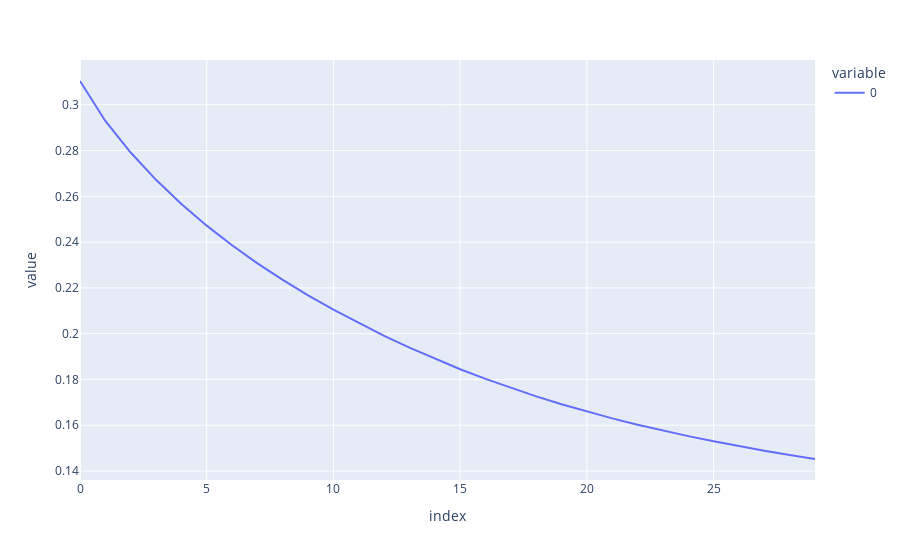

This figure's notebook cell:
### Code cell
px.line(error)

### Figure 1 — Plotly figure (JSON) as saved in the notebook; plotly's stock layout.template omitted (floating-point values rounded to 4 significant figures)
{"data": [{"hovertemplate": "variable=0<br>index=%{x}<br>value=%{y}<extra></extra>", "legendgroup": "0", "line": {"color": "#636efa", "dash": "solid"}, "marker": {"symbol": "circle"}, "mode": "lines", "name": "0", "orientation": "v", "showlegend": true, "type": "scatter", "x": [0, 1, 2, 3, 4, 5, 6, 7, 8, 9, 10, 11, 12, 13, 14, 15, 16, 17, 18, 19, 20, 21, 22, 23, 24, 25, 26, 27, 28, 29], "xaxis": "x", "y": [0.3104, 0.2929, 0.2791, 0.2672, 0.2567, 0.2472, 0.2386, 0.2307, 0.2235, 0.2167, 0.2104, 0.2046, 0.199, 0.1939, 0.189, 0.1845, 0.1802, 0.1763, 0.1726, 0.1691, 0.166, 0.163, 0.1602, 0.1576, 0.1552, 0.153, 0.1509, 0.1489, 0.147, 0.1452], "yaxis": "y"}], "layout": {"legend": {"title": {"text": "variable"}, "tracegroupgap": 0}, "margin": {"t": 60}, "xaxis": {"anchor": "y", "domain": [0, 1], "title": {"text": "index"}}, "yaxis": {"anchor": "x", "domain": [0, 1], "title": {"text": "value"}}}}
